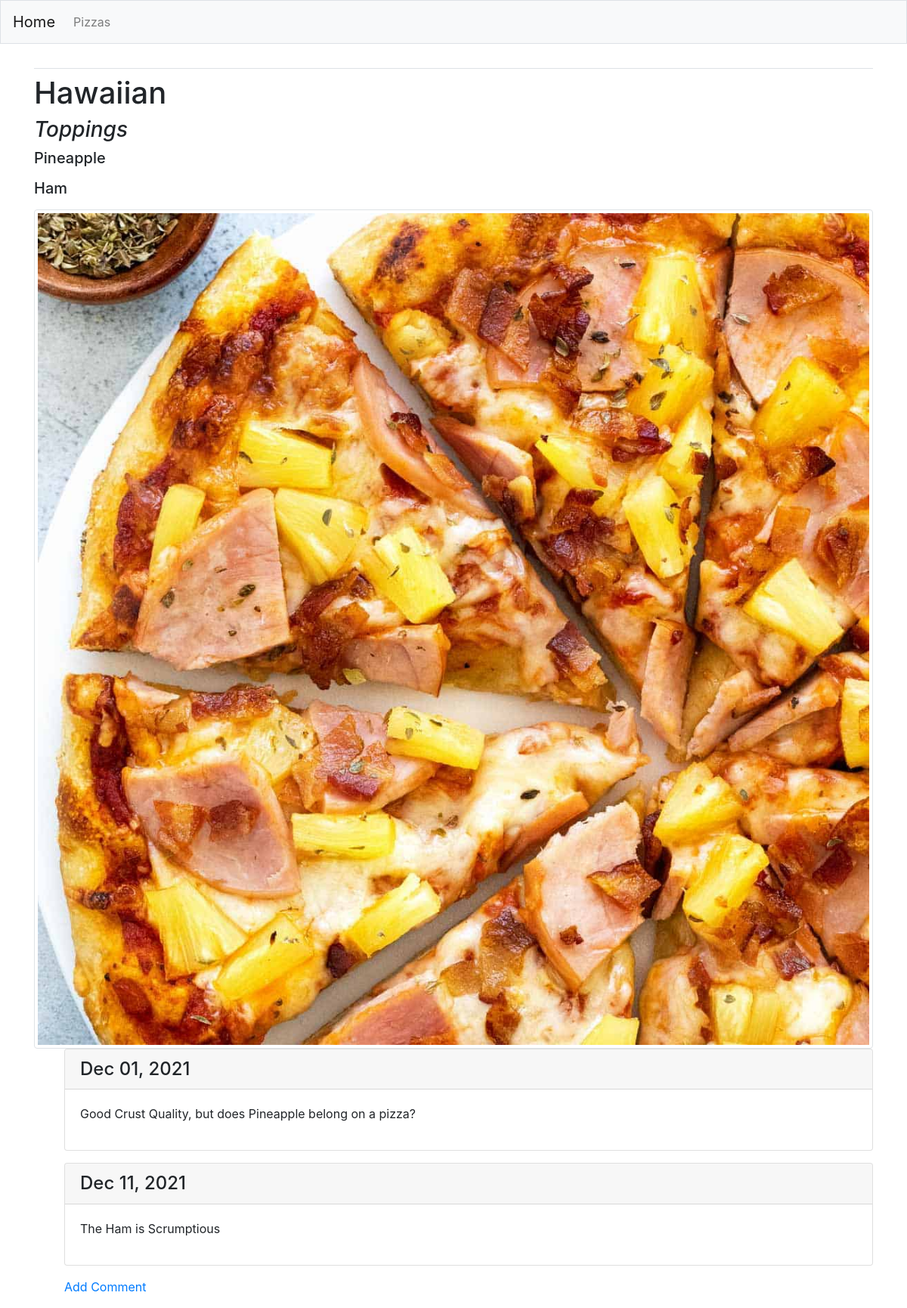
/pizzas/1/, run on the app's committed database.
### MainApp/models.py (models this page shows, shortened)
class Pizza(models.Model):
    names = models.CharField(max_length=20)
    date_added = models.DateTimeField(auto_now_add=True)
    header_image = models.ImageField(
        null=True, blank=True, upload_to='images/')

class Toppings(models.Model):
    pizza = models.ForeignKey(Pizza, on_delete=models.CASCADE)
    name = models.CharField(max_length=20)

class Comment(models.Model):
    pizza = models.ForeignKey(Pizza, on_delete= models.CASCADE)
    text = models.TextField()
    date_added = models.DateTimeField(auto_now_add=True)

### MainApp/views.py (the view)
# urls.py: path('pizzas/<int:pizza_id>/', views.pizza, name='pizza'),
def pizza(request, pizza_id):
    pizza = Pizza.objects.get(id = pizza_id)
    toppings = pizza.toppings_set.all()
    context = {'pizza':pizza, 'toppings': toppings}
    comments = pizza.comment_set.all()
    context = {'pizza':pizza, 'toppings':toppings, 'comments':comments}
    return render(request, 'MainApp/pizza.html', context)

### MainApp/templates/MainApp/pizza.html (shortened to what this page needs)
{% extends 'MainApp/base.html' %}
{% block content %}
<h1>
  {{ pizza.names }}
</h1>
<h3>
<i>Toppings</i>
</h3>
{% for topping in toppings %}
<h5>
{{ topping.name|linebreaks }}
</h5>
{% endfor %}
{% if pizza.header_image %}
<img src="{{ pizza.header_image.url }}" class="img-thumbnail" style="max-height: height 100px" alt="">
{% endif %}
  <ul>
  {% for comment in comments %}
    <div class="card mb-3">
      <h4 class="card-header">
        {{ comment.date_added|date:'M d, Y' }}
      </h4>
      <div class="card-body">
        {{ comment.text|linebreaks }}
      </div>
    </div>
  {% empty %}
    <p>There are no comments for this pizza yet.</p>
  {% endfor %}
  <p>
    <a href="{% url 'MainApp:new_comment' pizza.id %}">Add Comment</a>
  </p>
{% endblock content %}

### data on the page
Pizza: names "Hawaiian", header_image (picture)
Toppings: name "Pineapple"
Toppings: name "Ham"
Comment: date_added "Dec 01, 2021", text "Good Crust Quality, but does Pineapple belong on a pizza?"
Comment: date_added "Dec 11, 2021", text "The Ham is Scrumptious"
